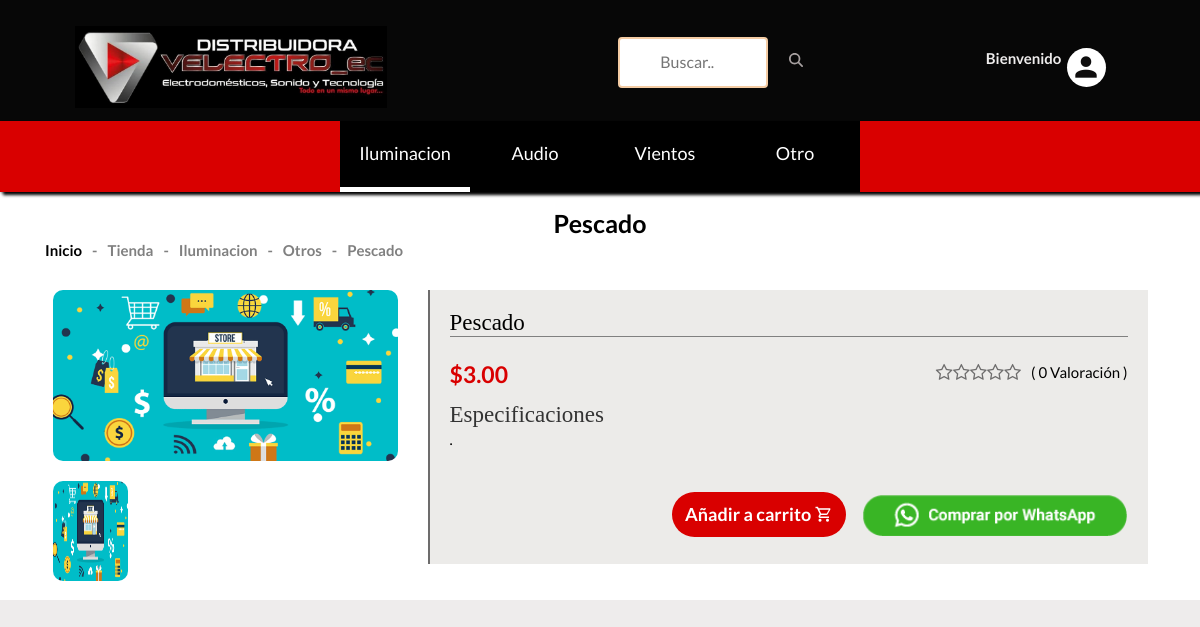
The page /shop/iluminacion/otros/pescado/ on the database its author committed.
### shop/models.py (models this page shows, shortened)
class Subcategory(models.Model):
    name = models.CharField(max_length=100, unique=True)
    slug = models.SlugField(max_length=100, unique=True)
    class Meta:
        verbose_name = 'Categoria'
        verbose_name_plural = 'categorias'
    def get_subcategory_slug_url(self):
        return reverse('shop:subcategries', args=[self.slug])
    def __str__(self):
        return self.name

class Product(models.Model):
    subcategory = models.ForeignKey(Subcategory, on_delete=models.CASCADE, default=True, null=False)
    category = models.ForeignKey(Category, on_delete=models.CASCADE, default=True, null=False)
    name = models.CharField(max_length=100, unique=True)
    slug = models.SlugField(max_length=100, unique=True)
    description = models.TextField(max_length=300, blank=True)
    price = models.DecimalField(max_digits=6, decimal_places=2)
    discount = models.DecimalField(max_digits=6, decimal_places=2, default=0.00)
    image = models.ImageField(upload_to='photos/products')
    stock = models.IntegerField()
    new = models.BooleanField(default=False)
    is_available = models.BooleanField(default=True)
    date_joined_for_format = models.DateTimeField(auto_now_add=True)
    last_login_for_format = models.DateTimeField(auto_now=True)
    def averageRating(self):
        reviews = ReviewRating.objects.filter(product=self, status=True).aggregate(average=Avg('rating'))
        avg = 0
        if reviews['average'] is not None:
            avg = float(reviews['average'])
        return avg
    def countReview(self):
        reviews = ReviewRating.objects.filter(product=self, status=True).aggregate(count=Count('id'))
        count = 0
        if reviews['count'] is not None:
            count = int(reviews['count'])
        return count
    class Meta:
        verbose_name_plural = 'Products'
        ordering = ('-date_joined_for_format',)

class Category(models.Model):
    subcategory1 = models.ForeignKey(Subcategory, on_delete=models.CASCADE, default=True, null=False)
    name = models.CharField(max_length=100, unique=True)
    slug = models.SlugField(max_length=100, unique=True)
    description = models.TextField(max_length=250, blank=True)
    image = models.ImageField(upload_to='categories', blank=True)
    class Meta:
        verbose_name = 'Subcategoria'
        verbose_name_plural = 'subcategorias'
    def get_category_slug_url(self):
        return reverse('shop:categries', args=[self.subcategory1.slug,self.slug])
    def __str__(self):
        return self.name

### shop/views.py (the view)
# urls.py: path('shop/<slug:subcategory_slug>/<slug:category_slug>/<slug:product_details_slug>/', views.product_details, name='product_details'),
def product_details(request,subcategory_slug,category_slug ,product_details_slug):
    try:
        single_product = Product.objects.get( subcategory__slug = subcategory_slug, category__slug = category_slug,slug=product_details_slug)
        in_cart = CartItem.objects.filter(cart__cart_id=_cart_id(request), product=single_product).exists()
    except Exception as e:
        return e
    if request.user.is_authenticated:
        try:
            orderproduct = OrderProduct.objects.filter(user=request.user, product_id=single_product.id).exists()
        except OrderProduct.DoesNotExist:
            orderproduct = None
    else:
        orderproduct = None
    reviews = ReviewRating.objects.order_by('-updated_at').filter(product_id=single_product.id, status=True)
    product_gallery = ProductGallery.objects.filter(product_id=single_product.id)
    context = {
        'single_product': single_product,
        'in_cart': in_cart,
        'orderproduct':orderproduct,
        'reviews': reviews,
        'product_gallery':product_gallery,
    }
    return render(request, 'shop/shop/product_details.html', context)

### cart/views.py (called while the page is built)
def _cart_id(request):
    cart = request.session.session_key
    if not cart :
        cart = request.session.create()
    return cart

### shop/context_processors.py (called while the page is built)
def category_list(request):
    return {
        'categories' : Category.objects.all(),
        'subcategories': Subcategory.objects.all()
    }

### templates/shop/shop/product_details.html (shortened to what this page needs)
{% extends '../../base.html' %}
{% load static %}
{% block content %}
<div style="background:white;padding: 0;" class="pages-title section-padding">
	<div class="container">
		<div class="row">
			<div class="col-xs-12">
				<div class="pages-title-text text-center">
					<h2 style="color:black">{{single_product.name}}</h2>
					<ul class="text-left">
						<li><a style="color:black" href="\">Inicio </a></li>
						<li style="color:gray"><span>-</span><a style="color:gray"
								href="{% url 'shop:shop' %}">Tienda </a></li>
						<li style="color:gray"><span>-</span>{{single_product.subcategory}}</li>
						<li style="color:gray"><span>-</span>{{single_product.category}}</li>
						<li style="color:gray"><span>-</span>{{single_product.name}}</li>
					</ul>
				</div>
			</div>
		</div>
	</div>
</div>
<div style="background:white" class="product-details pages section-padding-top">
	<div class="container">
		<div class="row">
			<div style="font-size:18px;">
				<div>
					<div class="single-list-view ">
						<div class="col-xs-12 col-sm-5 col-md-4 single-list-view-first">
							<div class="quick-image">
								<div class="single-quick-image text-center">
									<div class="list-img">
										<div class="product-img tab-content">
											<div class="simpleLens-container tab-pane active fade in mainImage visualizador">
												<a class="simpleLens-image"
													data-lens-image="{{single_product.image.url}}" href="#"><img
														style="border-radius:10px;" src="{{single_product.image.url}}"
														alt="" class="simpleLens-big-image"></a>
											</div>
										</div>
									</div>
								</div>
								<div class="quick-thumb">
									<ul class="product-slider thumb">
										<li><a href="{{ single_product.image.url }}" data-lens-image="{{single_product.image.url}}" target="mainImage"><img style="width:85px; height:100px; border-radius:10px" src="{{single_product.image.url}}" alt="quick view" /></a></li>
									</ul>
								</div>
							</div>
						</div>
						<div class="col-xs-12 col-sm-7 col-md-8">
							<div class="quick-right ">
								<div style="background-color: rgb(236, 235, 233); " class="list-text">
									<h3 style="color:#000000; border-bottom: 1px solid gray;">{{single_product.name}}</h3>
                  					<h5>{% if single_product.discount != 0.00 %}<del>${{single_product.discount}}</del>{% endif %}
									<div class=" ratting floatright">
										<p style="font-size:1.5rem">( {{single_product.countReview}} Valoración )</p>
										<div style="float:right; font-size:1.5rem" class="rating-star">
                      <span>
                        <i class="fa fa-star{% if single_product.averageRating < 0.5 %}-o{% elif single_product.averageRating >= 0.5 and single_product.averageRating < 1 %}-half-o {% endif %}" aria-hidden="true"></i>
                        <i class="fa fa-star{% if single_product.averageRating < 1.5 %}-o{% elif single_product.averageRating >= 1.5 and single_product.averageRating < 2 %}-half-o {% endif %}" aria-hidden="true"></i>
                        <i class="fa fa-star{% if single_product.averageRating < 2.5 %}-o{% elif single_product.averageRating >= 2.5 and single_product.averageRating < 3 %}-half-o {% endif %}" aria-hidden="true"></i>
                        <i class="fa fa-star{% if single_product.averageRating < 3.5 %}-o{% elif single_product.averageRating >= 3.5 and single_product.averageRating < 4 %}-half-o {% endif %}" aria-hidden="true"></i>
                        <i class="fa fa-star{% if single_product.averageRating < 4.5 %}-o{% elif single_product.averageRating >= 4.5 and single_product.averageRating < 5 %}-half-o {% endif %}" aria-hidden="true"></i>
                      </span>
                    </div>
									</div>
									${{single_product.price}}</h5>
									<h3>Especificaciones</h3>
									<p>{{single_product.description}}.</p>
									<form action="{% url 'cart:add_cart' single_product.id %}" method="POST">
										<div class="all-choose">
											<div class="s-shoose">
												<div class="list-btn floatright">
													<button type="submit" class="btn "style="background:#D90000;color:#ffffff; font-size:18px;border-radius:25px"><b>Añadir a carrito <i class="mdi mdi-cart-outline"></i></b></button>
													<p><a style="background:rgb(236, 235, 233)" href="https://api.whatsapp.com/send?phone=+593982720538&text=Más información de este producto '{{single_product.name}}'" class="compra-whatsapp"><img src="{% static 'img/whatsapp.png'%}" alt=""></a></p>
												</div>
												<br>
												<br>
											</div>
										</div>
									</form>
								</div>
							</div>
						</div>
					</div>
				</div>
			</div>
		</div>
		<br>
</div>
{% endblock %}

### templates/base.html (shortened to what this page needs)
{% load static %}
<!doctype html>
<html class="no-js" lang="">
<head>
    <link href="https://cdn.jsdelivr.net/npm/bootstrap@5.3.1/dist/css/bootstrap.min.css" rel="stylesheet">
    <link rel="stylesheet" href="{% static 'css/bootstrap.min.css' %}">
    <link rel="stylesheet" href="{% static 'css/animate.css' %}">
    <link rel="stylesheet" href="{% static 'css/materialdesignicons.min.css' %}">
    <link rel="stylesheet" href="{% static 'css/jquery.simpleLens.css' %}">
    <link rel="stylesheet" href="{% static 'css/jquery-ui.min.css' %}">
    <link rel="stylesheet" href="{% static 'css/meanmenu.min.css' %}">
    <link rel="stylesheet" href="{% static 'css/nivo-slider.css' %}">
    <link rel="stylesheet" href="{% static 'css/owl.carousel.css' %}">
    <link rel="stylesheet" href="{% static 'css/style.css' %}">
    <link rel="stylesheet" href="{% static 'css/responsive.css' %}">
    <link rel="stylesheet" href="https://cdnjs.cloudflare.com/ajax/libs/font-awesome/4.7.0/css/font-awesome.min.css">
</head>
<body style="background: rgb(238, 236, 236)">
    <header style="background:black" class="header-one header-two">
        <div class="container-primer">
            <div class="img">
                <a href="\"> <img src="{% static '/img/logo2.jpg' %}" alt="">
                </a>
            </div>
            <div class="searches">
                <form id="searchh" action={% url 'shop:search' %} method="GET">
                    <input  type="text" name="keyword" placeholder="Buscar..">
                    <div class="btn">
                    </div>
                </form>
            </div>
            <div class="middel-top clearfix tercero">
                    <div class="welcome">
                        {% if user.id is None %}
                        <div class="welcome-profile">
                            <p style="color:rgb(238, 236, 236)"><b>Bienvenido</b></p>
                        </div>
                        {% else %}
                        <div class="welcome-profile">
                            <p style="color:rgb(238, 236, 236)"><b>Bienvenido {{user.first_name | capfirst}}!</b></p>
                        </div>
                        {% endif %}
                    </div>
                    <div class="profile">
                        <ul class="clearfix right floatright panel-up">
                            <li>
                                <a style="color:rgb(14, 13, 13)" href="#"><i class="mdi mdi-account"></i></a>
                            </li>
                        </ul>
                    </div>
            </div>
         </div>
        <div>
            <ul class="fase-child">
                {% for subcategory in subcategories %}
                <li class="sub-list"><a style="color:white" href={{subcategory.get_subcategory_slug_url}}>{{subcategory.name}}</a>
                </li>
                {% endfor %}
            </ul>
        </div>
    </header>
    {% block content %}
    {% endblock content %}
</body>
</html>

### core/static/css/responsive.css (style rules this page uses)
@media (min-width: 1200px) and (max-width: 1666px) { html { overflow-x: hidden } }
@media (min-width: 1200px) and (max-width: 1666px) { html { overflow-x: hidden; } }
@media (min-width: 1200px) and (max-width: 1265px) { html { overflow-x: hidden } }
@media (min-width: 1170px) and (max-width: 1200px) { html { overflow-x: hidden } }
@media (min-width: 1170px) and (max-width: 1200px) { .list-text > h5 { margin: 10px 0; } }
@media (min-width: 1170px) and (max-width: 1200px) { .list-text > p { margin-bottom: 20px; } }
@media (min-width: 1170px) and (max-width: 1200px) { .list-text { padding: 20px; } }
@media (min-width: 1170px) and (max-width: 1200px) { .quick-thumb li { margin-bottom: 20px; width: 21.92%; } }
header .logo,.middel-top .right a { line-height: 50px; }
.middel-top .center ,.middel-top .left, .middel-top .right { width: 100%; }
.middel-top,.middel-top .center { border: 0 none; }
.middel-top { display: inline-block; position: relative; text-align: center; }
.pages-title-text h2 { font-size: 25px; }
.pages-title ul.text-left { top: 35px; }
.list-text > p { margin-bottom: 20px; }
.list-text > h5 { margin: 25px 0 15px; }
.list-img { background: #fff none repeat scroll 0 0; text-align: center; }
.product-details .list-text { padding: 20px; }
.quick-thumb li { width: 21.92%; margin-bottom: 20px; }
.product-details .list-text > h5, .product-details .list-text > h3 { font-size: 23px; }
.product-details .list-btn { margin: 20px 0; }

### templates/base.html (style rules this page uses)
#searchh input[type=text] { width: 150px; margin-top:10px; margin-bottom:10px; box-sizing: border-box; border: 2px solid #f4cca4; border-radius: 4px; font-size: 16px; color:#1c1427; background-color: #fff; background-position: 10px 10px; background-repeat: no-repeat; padding: 12px 20px 12px 40px; -webkit-transition: width 0.4s ease-in-out; transition: width 0.4s ease-in-out; }
svg { fill:#a7a0a0 }

### rows shown on the page
Subcategory: name "Iluminacion"
Subcategory: name "Audio"
Subcategory: name "Vientos"
Subcategory: name "Otro"
Product: name "Pescado", subcategory "Iluminacion", category "Otros", image (picture), countReview "0", price "3.00"
